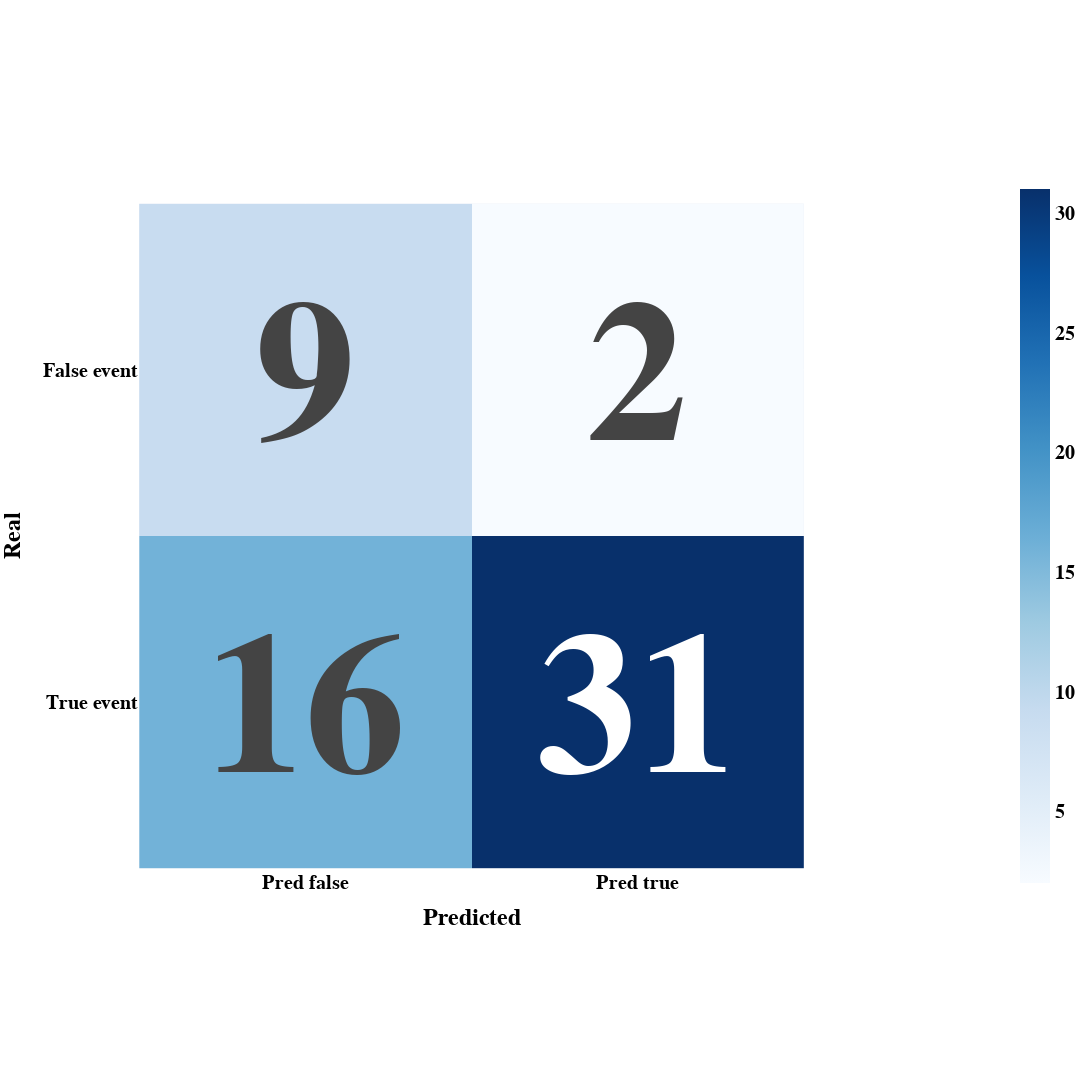

Notebook source saved alongside this figure:
### Code cell
cm_df = pd.DataFrame(cm, index=["False event", "True event"], columns=["Pred false", "Pred true"])

fig = px.imshow(cm_df, text_auto=True, color_continuous_scale="Blues")

# Actualizar el layout para quitar el título, poner el texto en color negro y mover la escala a la izquierda
fig.update_layout(
    xaxis_title="Predicted",
    yaxis_title="Real",
    #title_text="",  # Quitar el título
    font=dict(
        family="Arial",  # Fuente en negrita
        size=20,               # Tamaño del texto
        color="black",
        weight="bold"# Color negro
    ),
    coloraxis_colorbar=dict(
        title_font=dict(size=13, color="black"),  # Título en color negro y tamaño 13
        len=0.75,                                   # Ajusta el tamaño de la escala de color
        x=1.3,                                   # Mueve la barra de color hacia la izquierda
        y=0.5                                    # Mantiene la barra centrada verticalmente
    ),
    margin=dict(r=40),          # Reduce el margen derecho para dar espacio a la barra de color
    width=1200,                 # Establece el ancho de la imagen a 1200 píxeles
    height=1200                 # Establece la altura de la imagen a 1200 píxeles
)
fig.update_traces(textfont=dict(size=200, weight="bold"))
fig.show()

### Figure 1 — Plotly figure (JSON) as saved in the notebook; plotly's stock layout.template omitted (floating-point values rounded to 4 significant figures)
{"data": [{"coloraxis": "coloraxis", "hovertemplate": "x: %{x}<br>y: %{y}<br>color: %{z}<extra></extra>", "name": "0", "textfont": {"size": 200, "weight": "bold"}, "texttemplate": "%{z}", "type": "heatmap", "x": ["Pred false", "Pred true"], "xaxis": "x", "y": ["False event", "True event"], "yaxis": "y", "z": [[9, 2], [16, 31]]}], "layout": {"coloraxis": {"colorbar": {"len": 0.75, "title": {"font": {"color": "black", "size": 13}}, "x": 1.3, "y": 0.5}, "colorscale": [[0, "rgb(247,251,255)"], [0.125, "rgb(222,235,247)"], [0.25, "rgb(198,219,239)"], [0.375, "rgb(158,202,225)"], [0.5, "rgb(107,174,214)"], [0.625, "rgb(66,146,198)"], [0.75, "rgb(33,113,181)"], [0.875, "rgb(8,81,156)"], [1, "rgb(8,48,107)"]]}, "font": {"color": "black", "family": "Arial", "size": 20, "weight": "bold"}, "height": 1200, "margin": {"r": 40, "t": 60}, "width": 1200, "xaxis": {"anchor": "y", "autorange": true, "constrain": "domain", "domain": [0, 1], "range": [-0.5, 1.5], "scaleanchor": "y", "title": {"text": "Predicted"}, "type": "category"}, "yaxis": {"anchor": "x", "autorange": true, "constrain": "domain", "domain": [0.1509, 0.8491], "range": [1.5, -0.5], "title": {"text": "Real"}, "type": "category"}}}
